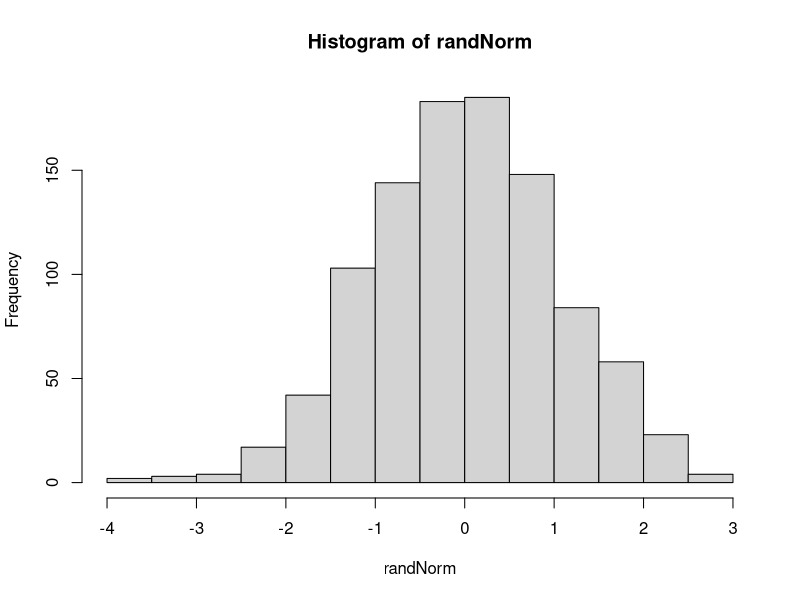
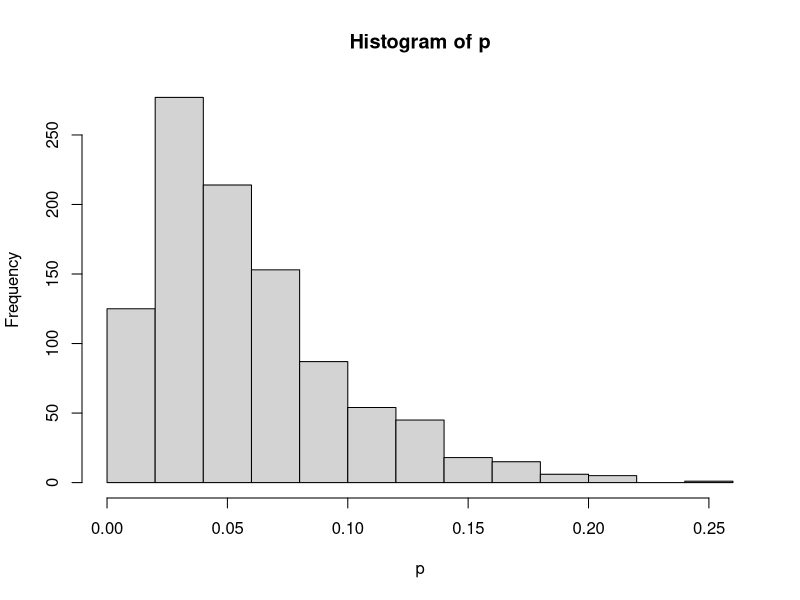
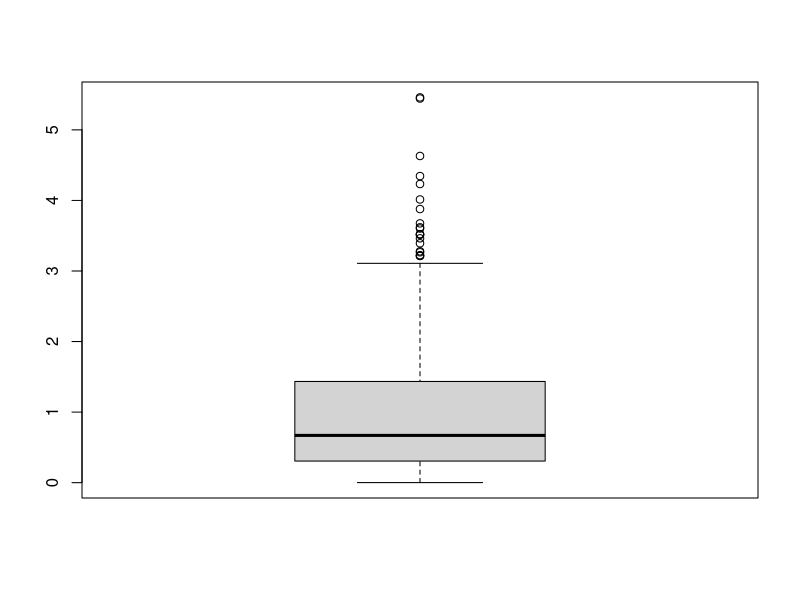
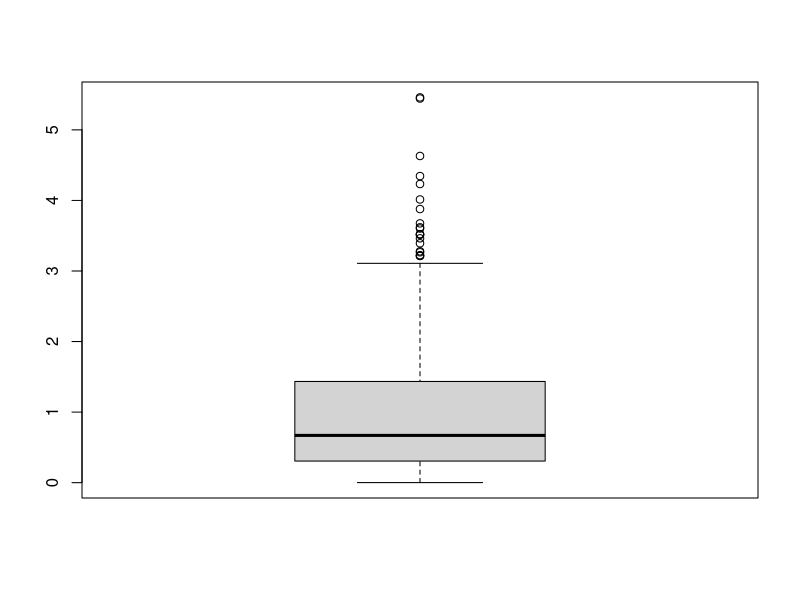

These figures' R source, in order: (Note: this script raises an error after producing the figures.)
#a.1 
n<-1000
randNorm <- rnorm(1000)
hist(randNorm)

#a2

pnorm(randNorm, mean = 5, sd = 3, lower.tail = TRUE)
p<-pnorm(randNorm, mean = 5, sd = 3, lower.tail = TRUE)
hist(p)

#b.1

n2<-500
q<- rexp(500)
wz<-pexp(20,rate=1)
boxplot(q)
r<-boxplot(q)
#b.2
#b.3

plot.box(q)
